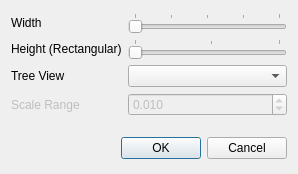
<?xml version="1.0" encoding="UTF-8"?>
<ui version="4.0">
 <class>TreeSettingsDialog</class>
 <widget class="QDialog" name="TreeSettingsDialog">
  <property name="geometry">
   <rect>
    <x>0</x>
    <y>0</y>
    <width>298</width>
    <height>174</height>
   </rect>
  </property>
  <property name="windowTitle">
   <string>Tree Settings</string>
  </property>
  <layout class="QGridLayout" name="gridLayout_2">
   <item row="1" column="0">
    <spacer name="verticalSpacer">
     <property name="orientation">
      <enum>Qt::Vertical</enum>
     </property>
     <property name="sizeType">
      <enum>QSizePolicy::Fixed</enum>
     </property>
     <property name="sizeHint" stdset="0">
      <size>
       <width>20</width>
       <height>13</height>
      </size>
     </property>
    </spacer>
   </item>
   <item row="0" column="0">
    <layout class="QGridLayout" name="gridLayout">
     <item row="0" column="1">
      <widget class="QSlider" name="widthlSlider">
       <property name="minimum">
        <number>10</number>
       </property>
       <property name="maximum">
        <number>50</number>
       </property>
       <property name="orientation">
        <enum>Qt::Horizontal</enum>
       </property>
       <property name="invertedAppearance">
        <bool>false</bool>
       </property>
       <property name="invertedControls">
        <bool>false</bool>
       </property>
       <property name="tickPosition">
        <enum>QSlider::TicksAbove</enum>
       </property>
      </widget>
     </item>
     <item row="1" column="1">
      <widget class="QSlider" name="heightSlider">
       <property name="minimum">
        <number>1</number>
       </property>
       <property name="maximum">
        <number>20</number>
       </property>
       <property name="orientation">
        <enum>Qt::Horizontal</enum>
       </property>
       <property name="tickPosition">
        <enum>QSlider::TicksAbove</enum>
       </property>
      </widget>
     </item>
     <item row="0" column="0">
      <widget class="QLabel" name="label">
       <property name="text">
        <string>Width</string>
       </property>
      </widget>
     </item>
     <item row="1" column="0">
      <widget class="QLabel" name="label_2">
       <property name="text">
        <string>Height (Rectangular)</string>
       </property>
      </widget>
     </item>
     <item row="2" column="1">
      <widget class="QComboBox" name="treeViewCombo"/>
     </item>
     <item row="2" column="0">
      <widget class="QLabel" name="label_3">
       <property name="text">
        <string>Tree View</string>
       </property>
      </widget>
     </item>
     <item row="3" column="0">
      <widget class="QLabel" name="scaleLabel">
       <property name="enabled">
        <bool>false</bool>
       </property>
       <property name="text">
        <string>Scale Range</string>
       </property>
      </widget>
     </item>
     <item row="3" column="1">
      <widget class="QDoubleSpinBox" name="scaleSpinBox">
       <property name="enabled">
        <bool>false</bool>
       </property>
       <property name="decimals">
        <number>3</number>
       </property>
       <property name="minimum">
        <double>0.001000000000000</double>
       </property>
       <property name="singleStep">
        <double>0.001000000000000</double>
       </property>
       <property name="value">
        <double>0.010000000000000</double>
       </property>
      </widget>
     </item>
    </layout>
   </item>
   <item row="2" column="0">
    <widget class="QDialogButtonBox" name="buttonBox">
     <property name="standardButtons">
      <set>QDialogButtonBox::Cancel|QDialogButtonBox::Ok</set>
     </property>
    </widget>
   </item>
  </layout>
 </widget>
 <tabstops>
  <tabstop>widthlSlider</tabstop>
  <tabstop>heightSlider</tabstop>
  <tabstop>treeViewCombo</tabstop>
 </tabstops>
 <resources/>
 <connections>
  <connection>
   <sender>buttonBox</sender>
   <signal>accepted()</signal>
   <receiver>TreeSettingsDialog</receiver>
   <slot>accept()</slot>
   <hints>
    <hint type="sourcelabel">
     <x>148</x>
     <y>135</y>
    </hint>
    <hint type="destinationlabel">
     <x>148</x>
     <y>77</y>
    </hint>
   </hints>
  </connection>
  <connection>
   <sender>buttonBox</sender>
   <signal>rejected()</signal>
   <receiver>TreeSettingsDialog</receiver>
   <slot>reject()</slot>
   <hints>
    <hint type="sourcelabel">
     <x>148</x>
     <y>135</y>
    </hint>
    <hint type="destinationlabel">
     <x>148</x>
     <y>77</y>
    </hint>
   </hints>
  </connection>
 </connections>
</ui>
